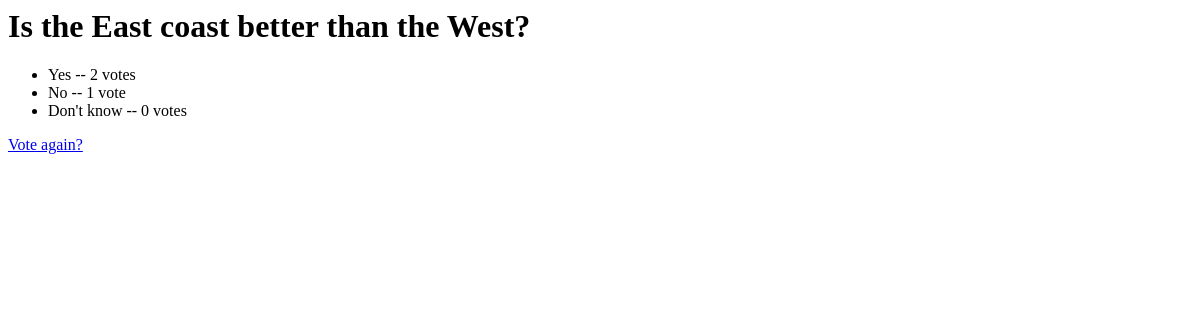
Before: /polls/2/results/ with the older database file.
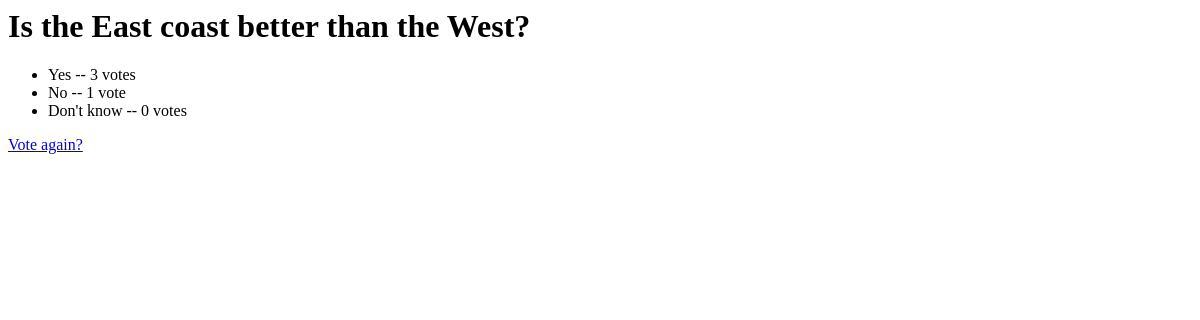
After: the same page with the newer database file.
### polls/models.py (models this page shows, shortened)
class Poll(models.Model):
    question = models.CharField(max_length=200)
    pub_date = models.DateTimeField('date published')
    def was_published_recently(self):
        now = timezone.now()
        return now - datetime.timedelta(days=1) <= self.pub_date < now
    was_published_recently.admin_order_field = 'pub_date'
    was_published_recently.boolean = True
    was_published_recently.short_description = "Published recently?"

class Choice(models.Model):
    poll = models.ForeignKey(Poll)
    choice_text = models.CharField(max_length=200)
    votes = models.IntegerField(default=0)

### polls/views.py (the view)
# urls.py: url(r'^(?P<pk>\d+)/results/$', views.ResultsView.as_view(), name="results"),
class ResultsView(generic.DetailView):
    model = Poll
    template_name = 'polls/results.html'

### polls/templates/polls/results.html
<h1>{{ poll.question }}</h1>
<ul>
	{% for choice in poll.choice_set.all %}
		<li>{{choice.choice_text}} -- {{ choice.votes }} vote{{ choice.votes|pluralize }}</li>
	{% endfor %}
</ul>
<a href="{% url 'polls:detail' poll.id %}">Vote again?</a>

Changed rows visible on the page:
changed Choice "Yes": votes "2" → "3"
